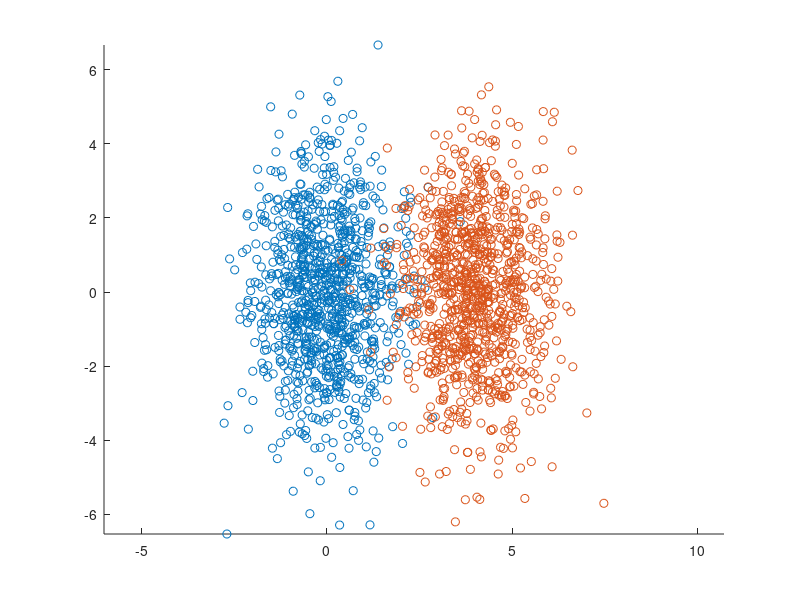

Source code (MATLAB): (Note: this script raises an error after producing the figure.)
function test_snr()
addpath('/Users/gkour/drive/PhD/events_analysis/Neural Decoding')
close all

test_theory_empirical_results_given_geometry(5)
test_theory_empirical_results_estimated_geometry(3)
test_distant_geometries_orthogonal_vs_parallel()
test_overlapping_geometries()
test_biased_geometries()

end


function test_theory_empirical_results_given_geometry(m)
repetitions = 2000;
P = 1000;

% define the covariance matrices
    cov = [1, 0; 0, 4];
    centroid1 = [0 ,0];
    centroid2 = [4 ,0];

% sample from the distribution
    samples_m1 = mvnrnd(centroid1,cov,P);
    samples_m2 = mvnrnd(centroid2,cov,P);
    
    figure;
    hold on;
    scatter(samples_m1(:,1),samples_m1(:,2))
    scatter(samples_m2(:,1),samples_m2(:,2))
    axis equal
    hold off;

        
% estimate the theory error rate for given m

    %assume geometry is given.
    geom1.N = P;
    geom1.centroid = centroid1;
    geom1.Ri = flipud(sqrt(diag(cov)*P));
    geom1.D = sum(geom1.Ri.^2)^2 / sum(geom1.Ri.^4);
    geom1.U = [0,1;1,0]; 
    
    geom2 = geom1;
    geom2.centroid = centroid2;
    
    [~,eps] = SNR(geom1, geom2);
    err_theory = eps(m)
     
% perform emprical estimation
    

% Monte carlo over repetitions
    % sample m samples for training a prototype classifier
    % calculate the error rate on a test set of the prototype.
    for rep=1:repetitions
        
        s1 = shuffle(samples_m1);
        s1 = s1(1:m,:);
        s2 = shuffle(samples_m2);
        s2 = s2(1:m,:);
        
        s1_test_samples = mvnrnd([0 ,0],cov,1000);
        classification = prototype_classifier(s1, s2, s1_test_samples);
        
        error_a(rep) = mean(classification==2);
        
    end
    err_emp = mean(error_a)
    deviation = abs(err_emp-err_theory)/err_emp
    assert(deviation<0.2)
end


function test_theory_empirical_results_estimated_geometry(m)
repetitions = 200;
P = 1000;

% define the covariance matrices
    cov = [1, 0; 0, 4];
    centroid1 = [0 ,0];
    centroid2 = [4 ,0];

% sample from the distribution
    samples_m1 = mvnrnd(centroid1,cov,P);
    samples_m2 = mvnrnd(centroid2,cov,P);
    
    figure;
    hold on;
    scatter(samples_m1(:,1),samples_m1(:,2))
    scatter(samples_m2(:,1),samples_m2(:,2))
    axis equal
    hold off;

        
% estimate the theory error rate for given m

    [geom1.centroid, geom1.D, geom1.U, geom1.Ri, geom1.N] = extract_geometry(samples_m1);
    [geom2.centroid, geom2.D, geom2.U, geom2.Ri, geom2.N] = extract_geometry(samples_m2);
    
    
    [~,eps] = SNR(geom1, geom2);
    err_theory = eps(m)
     
% perform emprical estimation
    

% Monte carlo over repetitions
    % sample m samples
    % calculate the error rate on a test set of the prototype.
    for rep=1:repetitions
        
        s1 = shuffle(samples_m1);
        s1 = s1(1:m,:);
        s2 = shuffle(samples_m2);
        s2 = s2(1:m,:);
        
        s1_test_samples = mvnrnd([0 ,0],cov,1000);
        classification = prototype_classifier(s1, s2, s1_test_samples);
        
        error_a(rep) = mean(classification==2);
        
    end
    err_emp = mean(error_a)
    deviation = abs(err_emp-err_theory)/err_emp
    assert(deviation<0.2) %The assestion will seldomly fail.
end


function test_distant_geometries_orthogonal_vs_parallel()
    %%% Test that overlapping geometry has high error than non-overlapping.
    %%% Test 3 configuration with gradual overlapping.
    
    
    cov1(:,:,1) = [1, 0; 0, 4];
    cov1(:,:,2) = [1, 0; 0, 4];
    cov1(:,:,3) = [4, 0; 0, 1];
    
    cov2 = cov1;
    cov2(:,:,2) = [4, 0; 0, 1];
    
    for i=1:3
        samples_m1 = mvnrnd([0 ,0],cov1(:,:,i),200);
        samples_m2 = mvnrnd([4 ,0],cov2(:,:,i),200);

        figure;
        hold on;
        scatter(samples_m1(:,1),samples_m1(:,2))
        scatter(samples_m2(:,1),samples_m2(:,2))
        axis equal
        hold off;



        [geom1.centroid, geom1.D, geom1.U, geom1.Ri, geom1.N] = extract_geometry(samples_m1);
        [geom2.centroid, geom2.D, geom2.U, geom2.Ri, geom2.N] = extract_geometry(samples_m2);


        [snr,error_a] = SNR(geom1, geom2);
        err(i,:) = arrayfun(error_a, 1:20);
        
    end
    assert (all(err(1,:)<err(2,:))& all(err(2,:)<err(3,:)))
end


function test_identical_geometries()
    
    cov = [1, 0; 0, 4];
    samples_m1 = mvnrnd([0 ,0],cov,200);
    samples_m2 = mvnrnd([0 ,0],cov,200);
    
    figure;
    hold on;
    scatter(samples_m1(:,1),samples_m1(:,2))
    scatter(samples_m2(:,1),samples_m2(:,2))
    hold off;
    
    [geom1.centroid, geom1.D, geom1.U, geom1.Ri, geom1.N] = extract_geometry(samples_m1);
    [geom2.centroid, geom2.D, geom2.U, geom2.Ri, geom2.N] = extract_geometry(samples_m2);


    [snr,error_a] = SNR(geom1, geom2);
    arrayfun(error_a, 1:20)
    
    % assert that the error equals to 0.5 even for very large m.
    assert(abs(error_a(100)-0.5)<0.01)
end

function test_overlapping_geometries()
    
    cov = [1, 0; 0, 4];
    samples_m1 = mvnrnd([0 ,0],cov,2000);
    samples_m2 = mvnrnd([1 ,0],cov,2000);
    
    figure;
    hold on;
    scatter(samples_m1(:,1),samples_m1(:,2))
    scatter(samples_m2(:,1),samples_m2(:,2))
    hold off;
    
    [geom1.centroid, geom1.D, geom1.U, geom1.Ri, geom1.N] = extract_geometry(samples_m1);
    [geom2.centroid, geom2.D, geom2.U, geom2.Ri, geom2.N] = extract_geometry(samples_m2);


    [snr,error_a] = SNR(geom1, geom2);
    arrayfun(error_a, 1:20)
    
    % assert that the error >  0.5 even for very large m.
    assert(error_a(10000)>0.3)
end

function test_biased_geometries()
    %%% Test that the bias has an effect, i.e. the smaller the radii the smaller is the error.
    %%% from the paper: when manifold a is larger than manifold b, the bias term is negative, predicting a lower SNR for manifold a.%%%
    cov = [1, 0; 0, 4];
    samples_m1 = mvnrnd([0 ,0],cov,200);
    samples_m2 = mvnrnd([4 ,0],2*cov,200);
    
    [geom1.centroid, geom1.D, geom1.U, geom1.Ri, geom1.N] = extract_geometry(samples_m1);
    [geom2.centroid, geom2.D, geom2.U, geom2.Ri, geom2.N] = extract_geometry(samples_m2);


    [snr,eps] = SNR(geom1, geom2);
    err_a=arrayfun(eps, 1:20);
    
    [snr,eps] = SNR(geom2, geom1);
    err_b=arrayfun(eps, 1:20);
    
    assert(all(err_a<err_b))
    
end


function test_eq_si34()

    cov = [1, 0; 0, 4];
    centroid1 = [0,4];
    centroid2 = [0,0];
    Ri_c = flipud(sqrt(diag(cov)*P));
    geom1.U = [0,1;1,0]; 
    
    
end

%HELPER FUNCIONS

function shuffled = shuffle(arr)

    shuffled = arr(randperm(length(arr)),:);

end

function classification = prototype_classifier(samples1, samples2, test)

    prot1= mean(samples1);
    prot2 = mean(samples2);
    
    for i=1:size(test,1)
        dist_prot1 = norm(test(i,:)-prot1);
        dist_prot2 = norm(test(i,:)-prot2);
        classification(i)=(dist_prot1>dist_prot2) + 1;
    end
    
end
